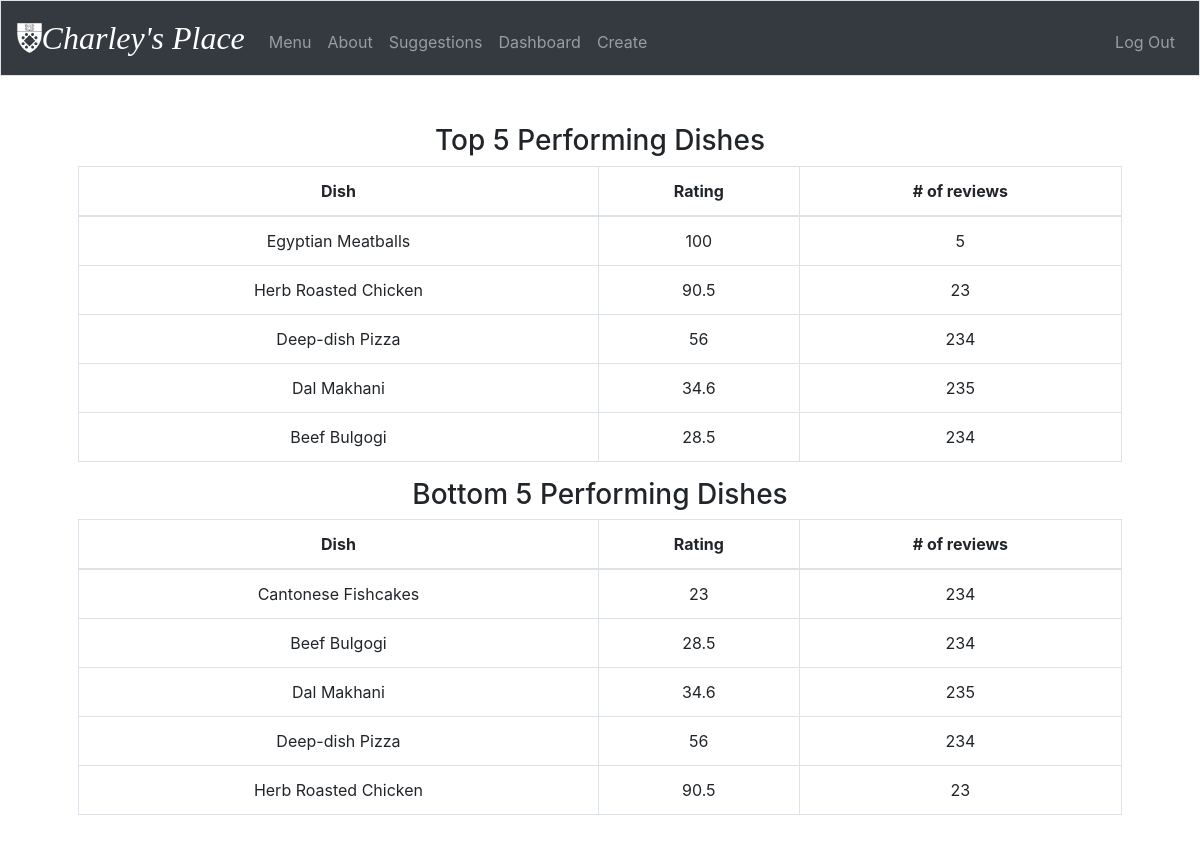
The page /dashboard (signed in) on the database as committed earlier.
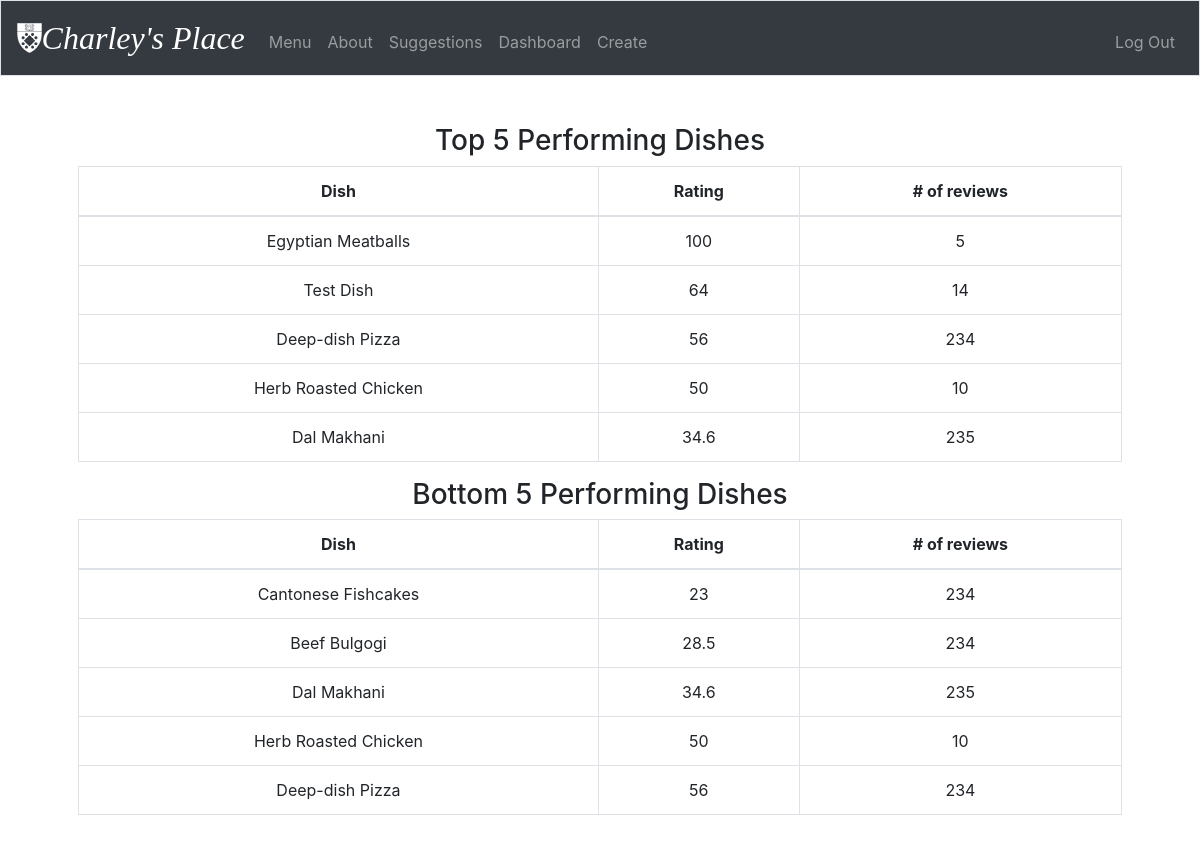
The same page on the database as committed later.
### tables this page shows
CREATE TABLE 'dishes' ('ID' integer PRIMARY KEY AUTOINCREMENT NOT NULL, 'name' text NOT NULL, 'ingredients' text NOT NULL, 'type' text NOT NULL, 'country_of_origin' text NOT NULL, 'avg_rating' numeric, 'count_reviews' integer, 'creation_date'  date DEFAULT CURRENT_DATE  , 'creation_timestamp'  timestamp DEFAULT CURRENT_TIMESTAMP  , 'likes' INTEGER DEFAULT 0, 'dislikes' INTEGER DEFAULT 0);

### application.py (the view)
@app.route("/dashboard", methods=["GET", "POST"])
@login_required
def dashboard():
    if request.method == "GET":
        top = db.execute("SELECT * FROM dishes WHERE avg_rating IS NOT NULL ORDER BY avg_rating DESC LIMIT 5")
        bottom = db.execute("SELECT * FROM dishes WHERE avg_rating IS NOT NULL ORDER BY avg_rating ASC LIMIT 5")
        return render_template("dashboard.html", top = top, bottom = bottom)
    else:
        return apology("TODO")

### application.py (called while the page is built)
@app.after_request
def after_request(response):
    response.headers["Cache-Control"] = "no-cache, no-store, must-revalidate"
    response.headers["Expires"] = 0
    response.headers["Pragma"] = "no-cache"
    return response

### helpers.py (called while the page is built)
def login_required(f):
    @wraps(f)
    def decorated_function(*args, **kwargs):
        if session.get("user_id") is None:
            return redirect("/login")
        return f(*args, **kwargs)
    return decorated_function

### templates/dashboard.html (shortened to what this page needs)
{% extends "layout.html" %}
{% block main %}
    <h3>Top 5 Performing Dishes</h3>
    <table class="table table-bordered">
      <thead>
        <tr>
          <th scope="col">Dish</th>
          <th scope="col">Rating</th>
          <th scope="col"># of reviews</th>
        </tr>
      </thead>
      <tbody>
        {% for row in top %}
        <tr>
            <td>{{ row['name'] }}</td>
            <td>{{ row['avg_rating'] }}</td>
            <td>{{ row['count_reviews'] }}</td>
        </tr>
        {% endfor %}
      </tbody>
    </table>
        <h3>Bottom 5 Performing Dishes</h3>
    <table class="table table-bordered">
      <thead>
        <tr>
          <th scope="col">Dish</th>
          <th scope="col">Rating</th>
          <th scope="col"># of reviews</th>
        </tr>
      </thead>
      <tbody>
        {% for row in bottom %}
        <tr>
            <td>{{ row['name'] }}</td>
            <td>{{ row['avg_rating'] }}</td>
            <td>{{ row['count_reviews'] }}</td>
        </tr>
        {% endfor %}
      </tbody>
    </table>
{% endblock %}

### templates/layout.html (shortened to what this page needs)
<!DOCTYPE html>
<html lang="en">
    <head>
        <link href="https://maxcdn.bootstrapcdn.com/bootstrap/4.1.3/css/bootstrap.min.css" rel="stylesheet">
        <link href="//maxcdn.bootstrapcdn.com/font-awesome/4.1.0/css/font-awesome.min.css" rel="stylesheet">
        <link href="https://cdnjs.cloudflare.com/ajax/libs/jquery.bootstrapvalidator/0.5.3/css/bootstrapValidator.min.css" rel="stylesheet">
        <link href="/static/styles.css" rel="stylesheet">
    </head>
    <body>
        <nav class="navbar navbar-expand-md navbar-dark bg-dark border">
            <img src="static/yale-som-crest.png" alt="logo"  height="30" class="d-inline-block align-top">
            <a class="navbar-brand" href="/home"><span color="white"><i> Charley's Place</i></span></a>
            <div class="collapse navbar-collapse" id="navbar">
                {% if session.user_id %}
                    <ul class="navbar-nav mr-auto mt-2">
                        <li class="nav-item"><a class="nav-link" href="/home">Menu</a></li>
                        <li class="nav-item"><a class="nav-link" href="/about">About</a></li>
                        <li class="nav-item"><a class="nav-link" href="/suggestions">Suggestions</a></li>
                        <li class="nav-item"><a class="nav-link" href="/dashboard">Dashboard</a></li>
                        <li class="nav-item"><a class="nav-link" href="/form">Create</a></li>
                    </ul>
                    <ul class="navbar-nav ml-auto mt-2">
                        <li class="nav-item"><a class="nav-link" href="/logout">Log Out</a></li>
                    </ul>
                {% endif %}
            </div>
        </nav>
        <main class="container p-5">
            {% block main %}{% endblock %}
        </main>
    </body>
</html>

### static/styles.css (style rules this page uses)
nav .navbar-brand { font-size: xx-large; font-family: 'YaleNew-Bold'; }
main { overflow-x: auto; text-align: center; }

Rows that differ between the two databases and show on the page:
no longer on one of the page's lists (row unchanged): dishes: name "Beef Bulgogi", avg_rating "28.5", count_reviews "234"
now on this page (row edited): dishes: name "Test Dish", avg_rating "64", count_reviews "14", shown under "Top 5 Performing Dishes"
shown differently, row unchanged: dishes "Deep-dish Pizza": moves up the list
changed dishes "Herb Roasted Chicken": avg_rating "90.5" → "50"; count_reviews "23" → "10"; moves up the list
